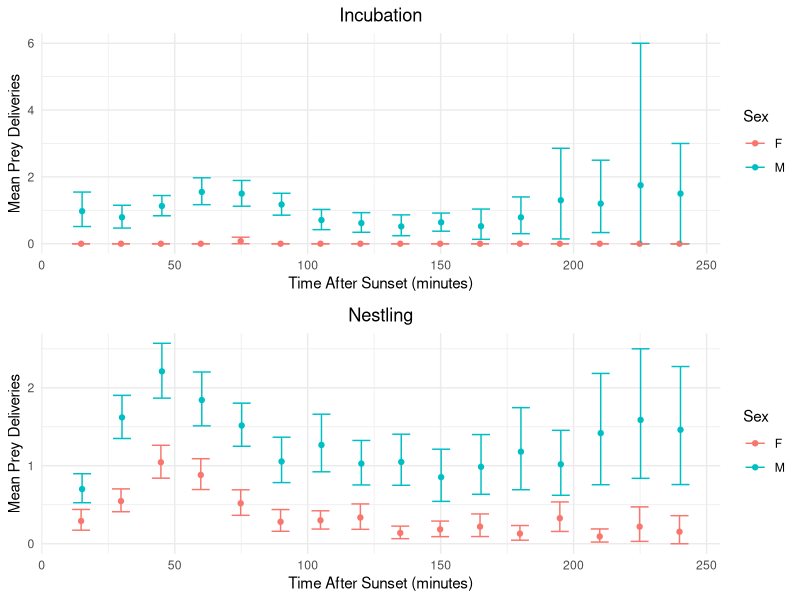
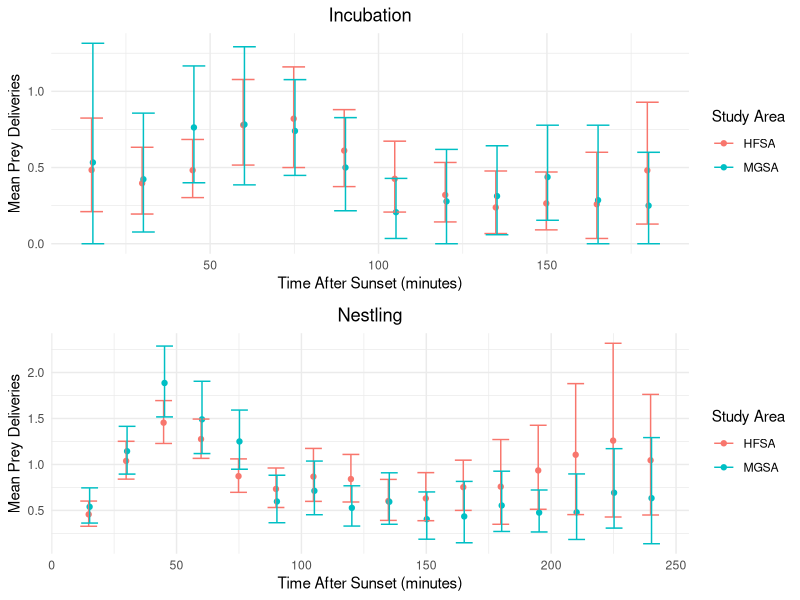

Generate these figures, in order, with R:
## ---- chunk 1
# Data manipulation and visualization
install.packages("tidyverse", repos='http://cran.us.r-project.org')
install.packages("gridExtra", repos='http://cran.us.r-project.org')

## ---- chunk 2
# Data manipulation and visualization
library(tidyverse)
library(gridExtra)

## ---- chunk 3

#' getCI
#' 
#' @param vec a vector
#' @param n_samp number of times to sample data
#'
#' @return upper and lower bootstrap confidence intervals
#' 
#'
#' @examples
#'    getCI(1:20, 1000)
#' @export

getCI <- function(vec, n_samp=10000) {
  smp <- replicate(n_samp, mean(sample(vec, replace = TRUE), na.rm = TRUE))
  CIs <-quantile(smp, c(0.025, 0.975), na.rm = T)
  return(CIs)
}

## ---- chunk 4

pdOriginal <- read.csv("./data/pd_main.csv")


#rename the first column, which imported with a special character
names(pdOriginal)[1] <- "nest"


## ---- chunk 5

pdMF <- pdOriginal %>%
  separate(col = nest, into = c("study_site", "territory"), sep = 1, remove = TRUE) %>%
  filter(sex == "M" | sex == "F")

## ---- chunk 6

str(pdMF)

unique(pdMF$t180) #at least one cell has an asterisk after the value
unique(pdMF$t225) #same here
unique(pdMF$nest_age) #"pred" and "" can be converted to NA

## ---- chunk 7
#remove asterisks
pdClean <- pdMF %>%
  mutate(t180 = gsub("\\*", "", t180)) %>%
  mutate(t225 = gsub("\\*", "", t225))


#change these columns to numeric
pdClean$t180 <- as.integer(pdClean$t180)
pdClean$t225 <- as.integer(pdClean$t225)
pdClean$nest_age <- as.integer(pdClean$nest_age) 

#warning here is ok--NAs are replacing "pred" and "" values

## ---- chunk 8

# Create independent dfs for M (nestling and incubation stage) and F (nestling and incubation state). 

#select relevant columns, add column for stage, rename study sites, drop NAs
pdStage1 <- pdClean %>%
  dplyr::select(sex, nest_age, t15:t240) %>%
  mutate(
    stage =
      ifelse(nest_age < 22, "incubation", "nestling")) %>%
  drop_na(stage)

#change column names to remove "t" in front of time interval
colnames(pdStage1) <- c("sex", "nest_age", "15", "30", "45", "60", "75", "90", "105", "120", "135", "150", "165", "180", "195", "210", "225", "240", "stage")

#create independent dfs for each study site and stage
pdM_inc <- pdStage1 %>%
  filter(sex =="M", stage == "incubation") %>%
  dplyr::select('15':'240')

pdM_nest <- pdStage1 %>% 
  filter(sex =="M", stage == "nestling") %>%
  dplyr::select('15':'240')

pdF_inc <- pdStage1 %>%
  filter(sex =="F", stage == "incubation") %>%
  dplyr::select('15':'240')
         
pdF_nest <- pdStage1 %>%
  filter(sex =="F", stage == "nestling") %>%
  dplyr::select('15':'240')

## ---- chunk 9

meanM_inc <- data.frame(
  time = as.numeric(colnames(pdM_inc)),
  M_incubation = colMeans(pdM_inc, na.rm = TRUE))

meanM_nest <- data.frame(
  time = as.numeric(colnames(pdM_nest)),
  M_nestling = colMeans(pdM_nest, na.rm = TRUE))

meanF_inc <- data.frame(
  time = as.numeric(colnames(pdF_inc)),
  F_incubation = colMeans(pdF_inc, na.rm = TRUE))

meanF_nest <- data.frame(
  time = as.numeric(colnames(pdF_nest)),
  F_nestling = colMeans(pdF_nest, na.rm = TRUE))

## ---- chunk 10
meanMF <- data.frame(
  time = as.numeric(colnames(pdM_inc)),
  M_incubation = colMeans(pdM_inc, na.rm = TRUE),
  M_nestling = colMeans(pdM_nest, na.rm = TRUE),
  F_incubation = colMeans(pdF_inc, na.rm = TRUE),
  F_nestling = colMeans(pdF_nest, na.rm = TRUE)
)

## ---- chunk 11

#now apply it across the columns of PD data
ciM_inc <- apply(pdM_inc, 2, FUN = getCI)
ciM_nest <- apply(pdM_nest, 2, FUN = getCI)
ciF_inc <- apply(pdF_inc, 2, FUN = getCI)
ciF_nest <- apply(pdF_nest, 2, FUN = getCI)
## ---- chunk 12

ciInc_sex <- data.frame(
    sex = c(rep("M", nrow(meanM_inc)), rep("F", nrow(meanF_inc))),
    mean = c(colMeans(pdM_inc, na.rm = TRUE), colMeans(pdF_inc, na.rm = TRUE)),
    ci_l = c(ciM_inc[1,], ciF_inc[1,]),
    ci_h = c(ciM_inc[2,], ciF_inc[2,]),
    time = c(as.numeric(rownames(meanM_inc)), as.numeric(rownames(meanF_inc))),
    stage = "Incubation")


ciNest_sex <- data.frame(
    sex = c(rep("M", nrow(meanM_nest)), rep("F", nrow(meanF_nest))),
    mean = c(colMeans(pdM_nest, na.rm = TRUE), colMeans(pdF_nest, na.rm = TRUE)),
    ci_l = c(ciM_nest[1,], ciF_nest[1,]),
    ci_h = c(ciM_nest[2,], ciF_nest[2,]),
    time = c(as.numeric(rownames(meanM_nest)), as.numeric(rownames(meanF_nest))),
    stage = "Nestling")
    
ciAll_sex <- rbind(ciInc_sex, ciNest_sex)

## ---- chunk 13

plotInc_sex <- ggplot(data = ciInc_sex) +
  geom_point(aes(x = time, y = mean, color = sex, group = sex),
             position = position_dodge(width=0.75)) +
  geom_errorbar(aes(x=time, ymax = ci_h, ymin=ci_l, color = sex, 
                    group = sex),
                position = position_dodge(width=0.75)) +
  labs(x = "Time After Sunset (minutes)", y = "Mean Prey Deliveries", 
       title = "Incubation", color = "Sex") +
  theme_minimal() +
  theme(plot.title = element_text(hjust = 0.5))

## ---- chunk 14

plotNest_sex <- ggplot(data = ciNest_sex) +
  geom_point(aes(x = time, y = mean, color = sex, group = sex),
             position = position_dodge(width=0.75)) +
  geom_errorbar(aes(x=time, ymax = ci_h, ymin=ci_l, color = sex, 
                    group = sex),
                position = position_dodge(width=0.75)) +
  labs(x = "Time After Sunset (minutes)", y = "Mean Prey Deliveries", 
       title = "Nestling", color = "Sex") +
  theme_minimal() +
  theme(plot.title = element_text(hjust = 0.5))

## ---- chunk 15

grid.arrange(plotInc_sex, plotNest_sex)

## ---- chunk 16

t.test(meanF_inc$F_incubation, meanM_inc$M_incubation)

## ---- chunk 17

t.test(meanF_nest$F_nestling, meanM_nest$M_nestling)

## ---- chunk 18

pdHM <- pdClean %>%
  filter(study_site == "B" | study_site == "C", sex == "M")

## ---- chunk 19

#create independet dfs for HFSA (nestling and incubation stage) and MGSA (nestling and incubation state). 

#select relevant columns, add column for stage, rename study sites, drop NAs
pdStage <- pdClean %>%
  dplyr::select(study_site, nest_age, t15:t240) %>%
  mutate(
    stage =
      ifelse(nest_age < 22, "incubation", "nestling"),
    study_site =
      ifelse(study_site == "B", "MGSA", "HFSA")) %>%
  drop_na(stage)

#change column names to remove "t" in front of time interval
colnames(pdStage) <- c("study_site", "nest_age", "15", "30", "45", "60", "75", "90", "105", "120", "135", "150", "165", "180", "195", "210", "225", "240", "stage")

#create independent dfs for each study site and stage
pdHFSA_inc <- pdStage %>%
  filter(study_site =="HFSA", stage == "incubation") %>%
  dplyr::select('15':'240')

pdHFSA_nest <- pdStage %>% 
  filter(study_site =="HFSA", stage == "nestling") %>%
  dplyr::select('15':'240')

pdMGSA_inc <- pdStage %>%
  filter(study_site =="MGSA", stage == "incubation") %>%
  dplyr::select('15':'240')
         
pdMGSA_nest <- pdStage %>%
  filter(study_site =="MGSA", stage == "nestling") %>%
  dplyr::select('15':'240')


## ---- chunk 20

meanHFSA_inc <- data.frame(
  time = as.numeric(colnames(pdHFSA_inc)),
  HFSA_incubation = colMeans(pdHFSA_inc, na.rm = TRUE))

meanHFSA_nest <- data.frame(
  time = as.numeric(colnames(pdHFSA_nest)),
  HFSA_nestling = colMeans(pdHFSA_nest, na.rm = TRUE))

meanMGSA_inc <- data.frame(
  time = as.numeric(colnames(pdMGSA_inc)),
  MGSA_incubation = colMeans(pdMGSA_inc, na.rm = TRUE))

meanMGSA_nest <- data.frame(
  time = as.numeric(colnames(pdMGSA_nest)),
  MGSA_nestling = colMeans(pdMGSA_nest, na.rm = TRUE))

## ---- chunk 21
meanAll <- data.frame(
  time = as.numeric(colnames(pdHFSA_inc)),
  HFSA_incubation = colMeans(pdHFSA_inc, na.rm = TRUE),
  HFSA_nestling = colMeans(pdHFSA_nest, na.rm = TRUE),
  MGSA_incubation = colMeans(pdMGSA_inc, na.rm = TRUE),
  MGSA_nestling = colMeans(pdMGSA_nest, na.rm = TRUE)
)

## ---- chunk 22

#now apply it across the columns of PD data
ciHFSA_inc <- apply(pdHFSA_inc, 2, FUN = getCI)
ciHFSA_nest <- apply(pdHFSA_nest, 2, FUN = getCI)
ciMGSA_inc <- apply(pdMGSA_inc, 2, FUN = getCI)
ciMGSA_nest <- apply(pdMGSA_nest, 2, FUN = getCI)
## ---- chunk 23

ciInc <- filter(
  data.frame(
    study_area = c(rep("HFSA", nrow(meanHFSA_inc)), rep("MGSA", nrow(meanMGSA_inc))),
    mean = c(colMeans(pdHFSA_inc, na.rm = TRUE), colMeans(pdMGSA_inc, na.rm = TRUE)),
    ci_l = c(ciHFSA_inc[1,], ciMGSA_inc[1,]),
    ci_h = c(ciHFSA_inc[2,], ciMGSA_inc[2,]),
    time = c(as.numeric(rownames(meanHFSA_inc)), as.numeric(rownames(meanMGSA_inc))),
    stage = "Incubation"),
  time <= 180)


ciNest <- data.frame(
    study_area = c(rep("HFSA", nrow(meanHFSA_nest)), rep("MGSA", nrow(meanMGSA_nest))),
    mean = c(colMeans(pdHFSA_nest, na.rm = TRUE), colMeans(pdMGSA_nest, na.rm = TRUE)),
    ci_l = c(ciHFSA_nest[1,], ciMGSA_nest[1,]),
    ci_h = c(ciHFSA_nest[2,], ciMGSA_nest[2,]),
    time = c(as.numeric(rownames(meanHFSA_nest)), as.numeric(rownames(meanMGSA_nest))),
    stage = "Nestling")
    
ciAll <- rbind(ciInc, ciNest)

## ---- chunk 24

plotInc <- ggplot(data = ciInc) +
  geom_point(aes(x = time, y = mean, color = study_area, group = study_area),
             position = position_dodge(width=0.75)) +
  geom_errorbar(aes(x=time, ymax = ci_h, ymin=ci_l, color = study_area, 
                    group = study_area),
                position = position_dodge(width=0.75)) +
  labs(x = "Time After Sunset (minutes)", y = "Mean Prey Deliveries", 
       title = "Incubation", color = "Study Area") +
  theme_minimal() +
  theme(plot.title = element_text(hjust = 0.5))

## ---- chunk 25

plotNest <- ggplot(data = ciNest) +
  geom_point(aes(x = time, y = mean, color = study_area, group = study_area),
             position = position_dodge(width=0.75)) +
  geom_errorbar(aes(x=time, ymax = ci_h, ymin=ci_l, color = study_area, 
                    group = study_area),
                position = position_dodge(width=0.75)) +
  labs(x = "Time After Sunset (minutes)", y = "Mean Prey Deliveries", 
       title = "Nestling", color = "Study Area") +
  theme_minimal() +
  theme(plot.title = element_text(hjust = 0.5))

## ---- chunk 26

plotAll <- ggplot(data = ciAll) +
  geom_point(aes(x = time, y = mean, color = study_area, group = study_area),
             position = position_dodge(width=0.75)) +
  geom_errorbar(aes(x=time, ymax = ci_h, ymin=ci_l, color = study_area, 
                    group = study_area),
                position = position_dodge(width=0.75)) +
  labs(x = "Time After Sunset (minutes)", y = "Mean Prey Deliveries", 
       title = "Average Prey Deliveries Throughout Night", color = "Study Area") +
  theme_minimal() +
  theme(plot.title = element_text(hjust = 0.5)) +
  facet_grid(~ stage)

## ---- chunk 27

grid.arrange(plotInc, plotNest)

## ---- chunk 28

t.test(meanHFSA_inc$HFSA_incubation, meanMGSA_inc$MGSA_incubation)

## ---- chunk 29

t.test(meanHFSA_nest$HFSA_nestling, meanMGSA_nest$MGSA_nestling)
